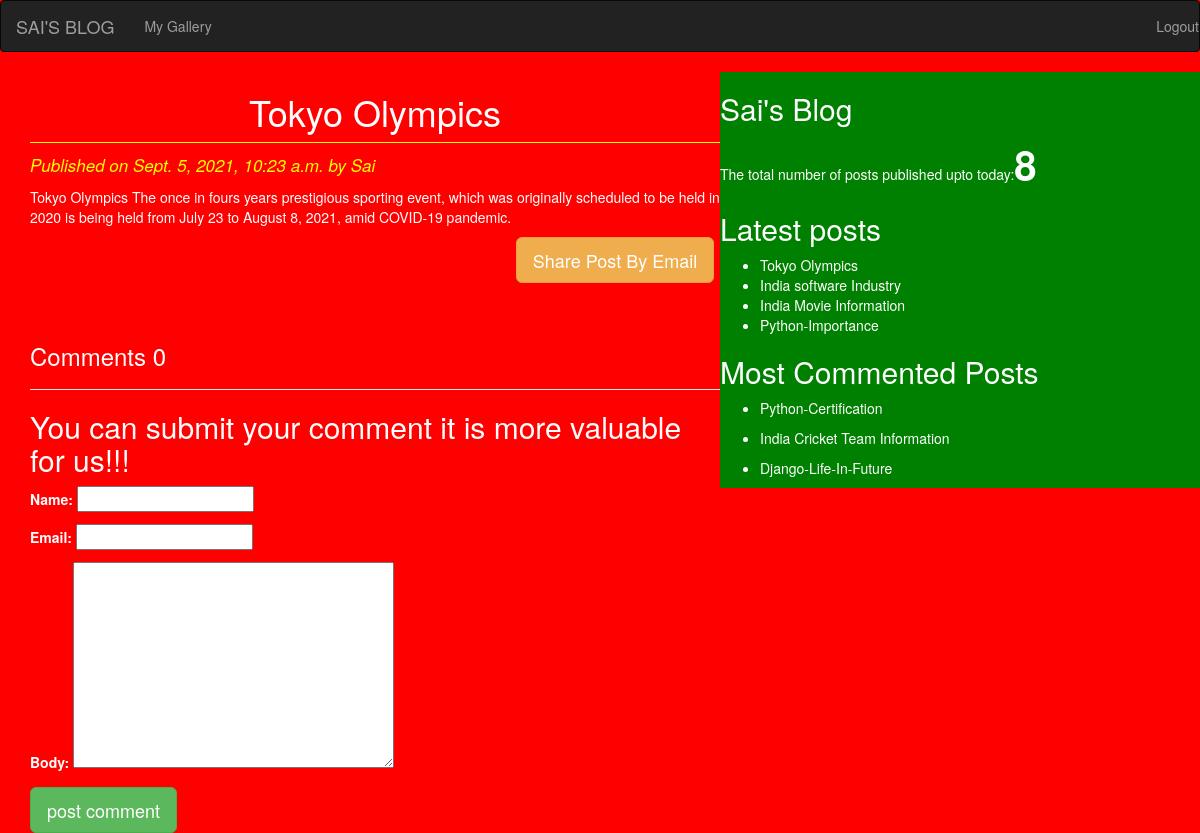
Screenshot of /2021/09/05/tokyo-olympics/ with the database file from the repository.
### testapp/models.py (models this page shows)
class Post(models.Model):
    STATUS_CHOICES=(('draft','Draft'),('published','Published'))
    title=models.CharField(max_length=256)
    slug=models.SlugField(max_length=256,unique_for_date='publish')
    author=models.ForeignKey(User,related_name='blog_posts',on_delete=models.CASCADE)
    body=models.TextField()
    publish=models.DateTimeField(default=timezone.now)
    created=models.DateTimeField(auto_now_add=True)
    updated=models.DateTimeField(auto_now=True)
    status=models.CharField(max_length=10,choices=STATUS_CHOICES,default='draft')
    objects=CustomManager()
    class Meta:
        ordering=('-created',)
    def get_absolute_url(self):
        return reverse('post_detail',args=[self.publish.year,self.publish.strftime('%m'),self.publish.strftime('%d'),self.slug])

### testapp/views.py (the view)
# urls.py: url(r'^(?P<year>\d{4})/(?P<month>\d{2})/(?P<day>\d{2})/(?P<post>[-\w]+)/$',views.detail_list_view,name='post_detail'),
def detail_list_view(request,year,month,day,post):
    post=get_object_or_404(Post,slug=post,status='published',
                                          publish__year=year,
                                          publish__month=month,
                                          publish__day=day)
    comments=post.comments.filter(active=True)
    csubmit=False
    if request.method=='POST':
        form=CommentForm(request.POST)
        if form.is_valid():
            new_comment=form.save(commit=False)
            new_comment.post=post
            new_comment.save()
            csubmit=True
    else:
        form=CommentForm()
    return render(request,'testapp/post_detail.html',{'post':post,'form':form,'csubmit':csubmit,'comments':comments})

### testapp/forms.py
class CommentForm(forms.ModelForm):
    class Meta:
        model=Comment
        fields=['name','email','body']

### testapp/models.py (called while the page is built)
    def get_queryset(self):
        return super().get_queryset().filter(status='published')

### testapp/templatetags/testapp_tags.py (called while the page is built)
@register.simple_tag
def total_posts():
    return Post.objects.count()

@register.inclusion_tag('testapp/latestposts.html')
def show_latest_posts():
    latest_posts=Post.objects.order_by('-publish')[:4]
    return {'latest_posts':latest_posts}

@register.inclusion_tag('testapp/latestposts.html')
def get_most_commented_posts():
    latest_comments=Post.objects.annotate(total_comments=Count('comments')).order_by('-total_comments')[:3]
    return {'latest_comments':latest_comments}

### templates/testapp/post_detail.html (shortened to what this page needs)
{%extends 'testapp/base.html'%}
  {%block content_block%}
          <h1>{{post.title}}</h1>
          <p id='date'>Published on {{post.publish}} by {{post.author|title}}</P>
        {{post.body|linebreaks}}
        <div class='container' align='center'>
         <a href='/{{post.id}}' class='btn btn-warning btn-lg' target="_blank">Share Post By Email</a><br><br><br>
         </div>
         {%with  comments.count as comments_count %}
          <h3>Comment{{comments_count|pluralize}} {{comments_count}}<hr>
            <h2>You can submit your comment it is more valuable for us!!!</h2>
         <form method='post'>
           {{form.as_p}}
           <input type='submit' value='post comment'class='btn btn-success btn-lg'>
          </form>
          {%endwith%}
        {%endblock%}

### templates/testapp/latestposts.html
<ul>
  {%for post in latest_posts%}
  <li><a href='{{post.get_absolute_url}}'>{{post.title}}</a></li>
  {%endfor%}
</ul>
{%for post in latest_comments%}
  <ul>
    <li><a href='{{post.get_absolute_url}}'>{{post.title}}</a></li>
  </ul>
{%endfor%}

### static/css/blog.css (style rules this page uses)
body { background:red; color:white; }
h1 { text-align:center; border-bottom:1px solid yellow; padding-bottom:10px; }
#date { color:yellow; font-size:17px; font-style:Italic; }
a { color:white; text-decoration: none; }

### rows the page displays
Post: title "Tokyo Olympics", publish "Sept. 5, 2021, 10:23 a.m.", author "Sai", body "Tokyo Olympics The once in fours years prestigious sporting event, which was originally scheduled to be held in 2020 is being held from July 23 to August 8, 2021, amid COVID-19 pandemic."
Post: title "India software Industry"
Post: title "India Movie Information"
Post: title "Python-Importance"
Post: title "Python-Certification"
Post: title "India Cricket Team Information"
Post: title "Django-Life-In-Future"

### other values shown
{{ comments_count }} "0"
